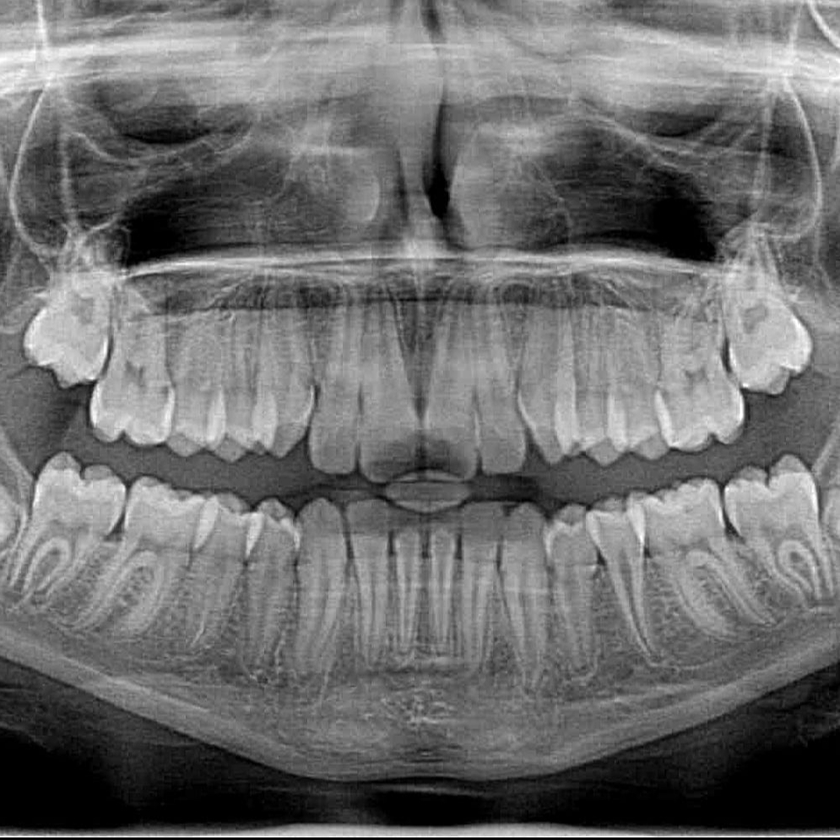
#> input picture origin.png, 840 x 840 px, shrunk from 995 x 994 before the run
$ python main.py
#> lines starting #> are read from the running program, lines starting #| are printed output that depends on the picture
from matplotlib import pyplot as plt
import cv2
import numpy as np
import math as mt

def fmap1(img, dims):
    nrows, ncols = dims
    out = np.zeros([nrows,ncols])
    for n1 in range(nrows):
        for n2 in range(ncols):
            out[n1][n2] = mt.sqrt(img[n1][n2])
    return out

def fmap2(img, dims):
    nrows, ncols = dims
    out = np.zeros([nrows,ncols])
    for n1 in range(nrows):
        for n2 in range(ncols):
            out[n1][n2] = img[n1][n2] ** 2
    return out

def fmap3(img, dims):
    nrows, ncols = dims
    out = np.zeros([nrows,ncols])
    for n1 in range(nrows):
        for n2 in range(ncols):
            out[n1][n2] = img[n1][n2]
    return out

def fmap4(img, dims):
    nrows, ncols = dims
    out = np.zeros([nrows,ncols])
    for n1 in range(nrows):
        for n2 in range(ncols):
            if img[n1][n2] <= 0.5:
                out[n1][n2] = mt.sqrt(img[n1][n2] / 2)
            else:
                out[n1][n2] = 1 - mt.sqrt((1-img[n1][n2]) / 2)
    return out


def fmap5(img, dims):
    nrows, ncols = dims
    out = np.zeros([nrows,ncols])
    for n1 in range(nrows):
        for n2 in range(ncols):
            if img[n1][n2] <= 0.5:
                out[n1][n2] = 2*img[n1][n2]**2
            else:
                out[n1][n2] = 1-2*(1-img[n1][n2])**2
    return out

def teager(img, dims, m):
    nrows, ncols = dims
    out = np.zeros([nrows,ncols])
    for n1 in range(1,nrows-1):
        for n2 in range(1,ncols-1):
            out[n1][n2] = (img[n1][n2]**(2/m)) * 3
            out[n1][n2] -= ((img[n1+1][n2+1] * img[n1-1][n2-1])**(1/m)) / 2
            out[n1][n2] -= ((img[n1+1][n2-1] * img[n1-1][n2+1])**(1/m)) / 2
            out[n1][n2] -= ((img[n1+1][n2] * img[n1-1][n2])**(1/m))
            out[n1][n2] -= ((img[n1][n2+1] * img[n1][n2-1])**(1/m))
            if out[n1][n2] < 0:
                out[n1][n2] = 0
            if out[n1][n2] > 1:
                out[n1][n2] = 1
    return out

def teager_filter(img, k, m, fmap_int = None, fmap_out = None):
    if(fmap_int):
        img = fmap_int(img, img.shape)
    blur = teager(img, img.shape, m)
    img = img + blur * k
    if(fmap_out):
        img = fmap_out(img, img.shape)
    return img

img = cv2.imread('origin.png')
#> img is the input picture: shape (840, 840, 3); min 0, max 255, mean 110.2
gray = cv2.cvtColor(img, cv2.COLOR_RGB2GRAY)
gray = gray.astype(float) / 255

out = teager_filter(gray, 0.5, 2)
#> after the loop in teager, `for n1 in range(1,nrows-1):`:
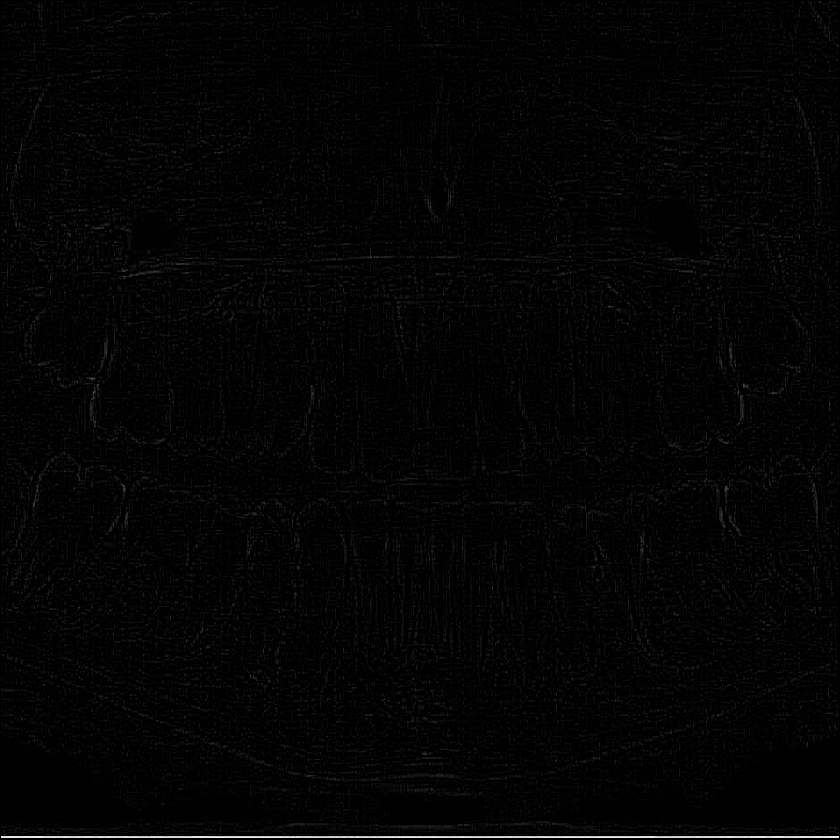
#> out: shape (840, 840) float64; min 0, max 0.951, mean 0.0157
#> in teager_filter, `img = img + blur * k`:
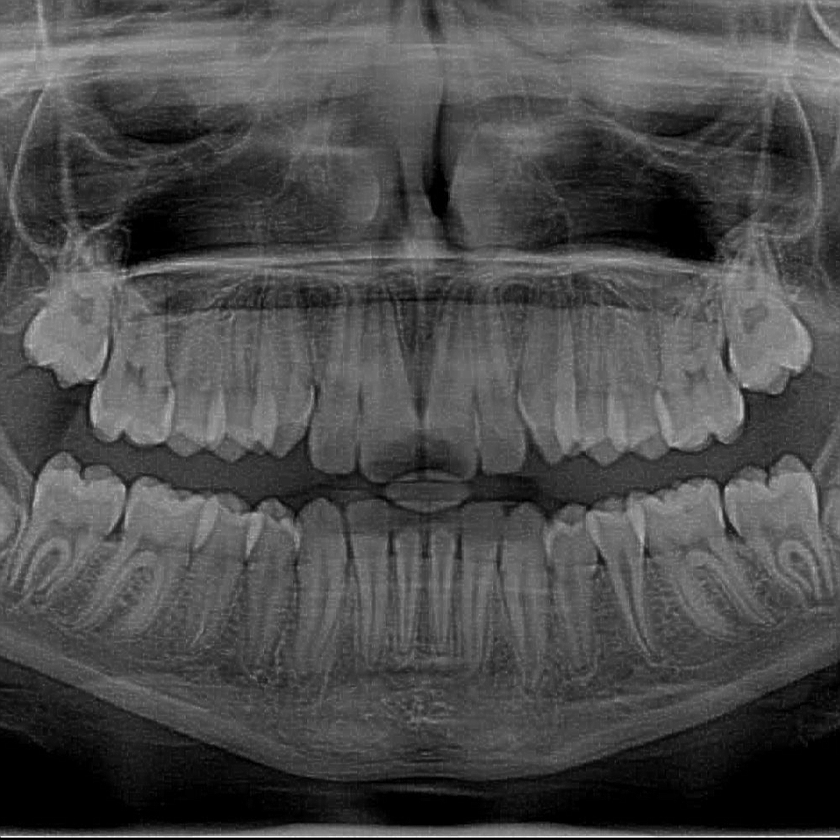
#> img: shape (840, 840) float64; min 0, max 1.47, mean 0.44; drawn with min black and max white
plt.imsave('no_mapping.png', out, cmap='gray')

out = teager_filter(gray, 0.5, 2, fmap2)
#> call 2 of teager_filter, with k = 0.5, m = 2
#> after the loop in fmap2, `for n1 in range(nrows):`:
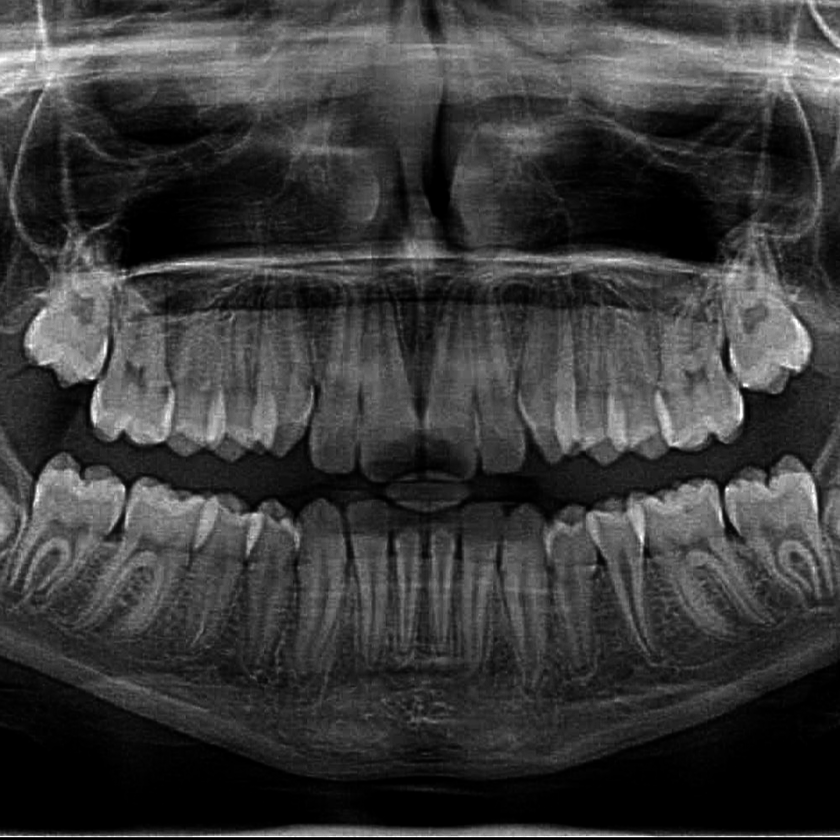
#> out: shape (840, 840) float64; min 0, max 1, mean 0.23
#> in teager_filter (call 2), `img = img + blur * k`:
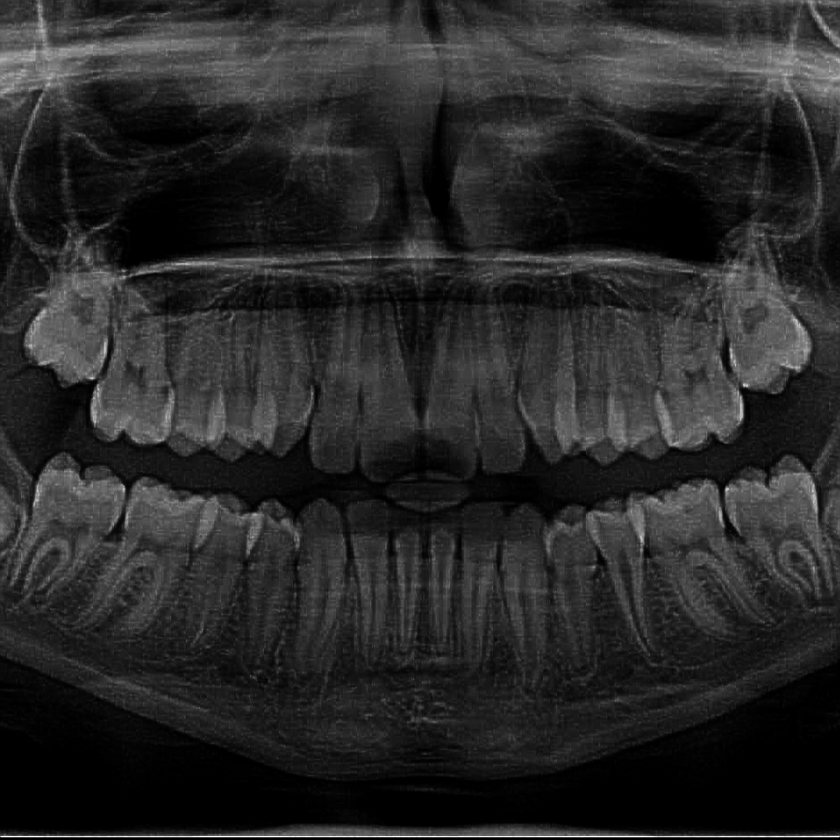
#> img: shape (840, 840) float64; min 0, max 1.5, mean 0.238; drawn with min black and max white
plt.imsave('fmap2.png', out, cmap='gray')

out = teager_filter(gray, 0.5, 2, fmap5)
#> call 3 of teager_filter, with k = 0.5, m = 2
#> after the loop in fmap5, `for n1 in range(nrows):`:
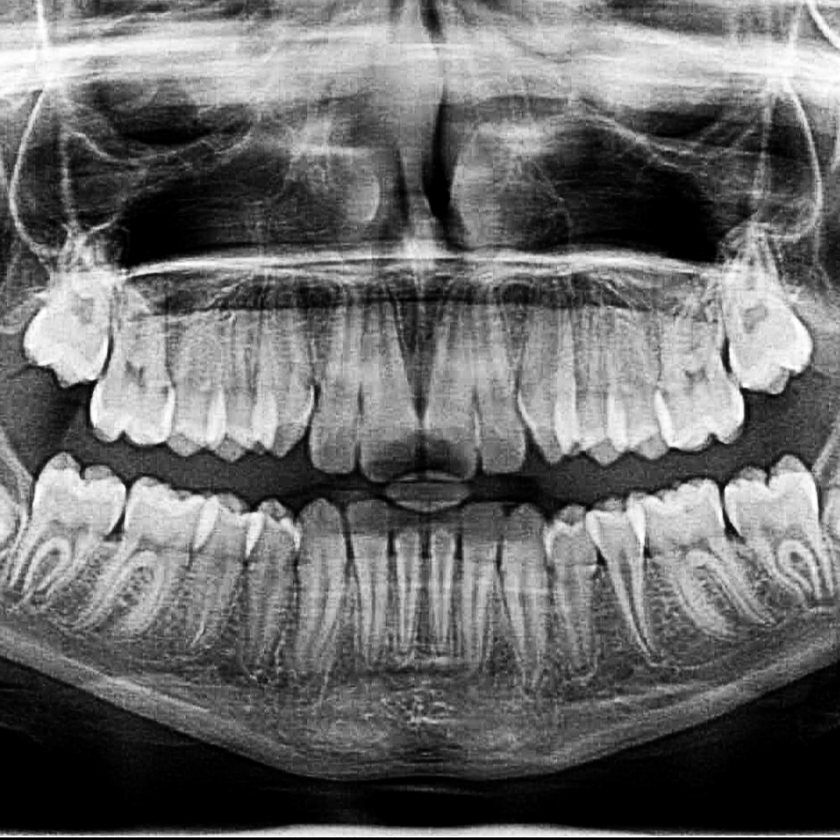
#> out: shape (840, 840) float64; min 0, max 1, mean 0.42
#> in teager_filter (call 3), `img = img + blur * k`:
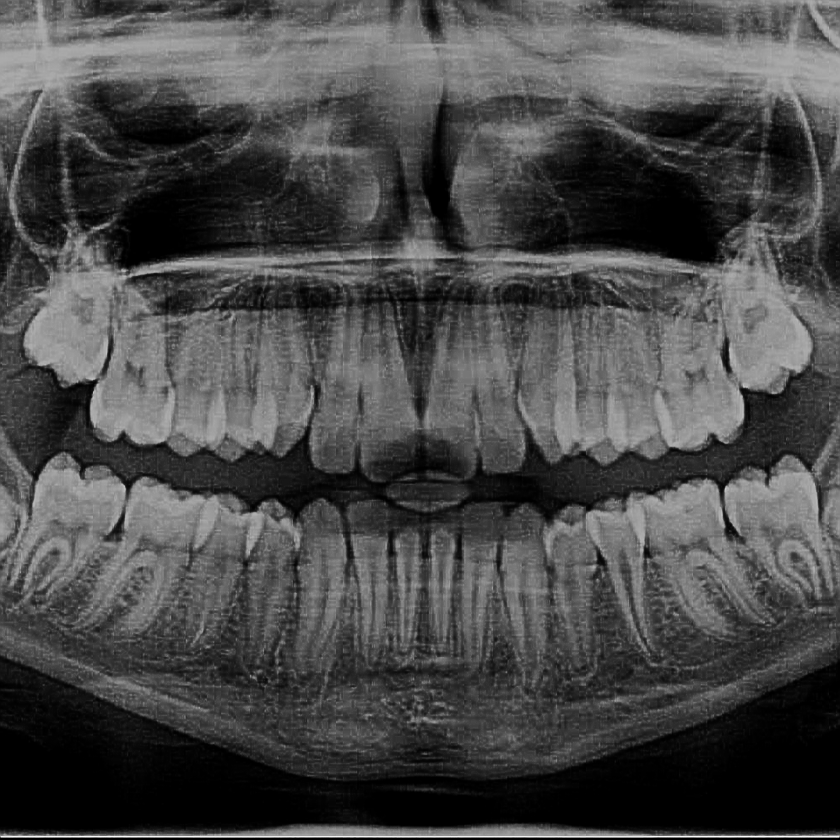
#> img: shape (840, 840) float64; min 0, max 1.49, mean 0.431; drawn with min black and max white
plt.imsave('fmap5.png', out, cmap='gray')
